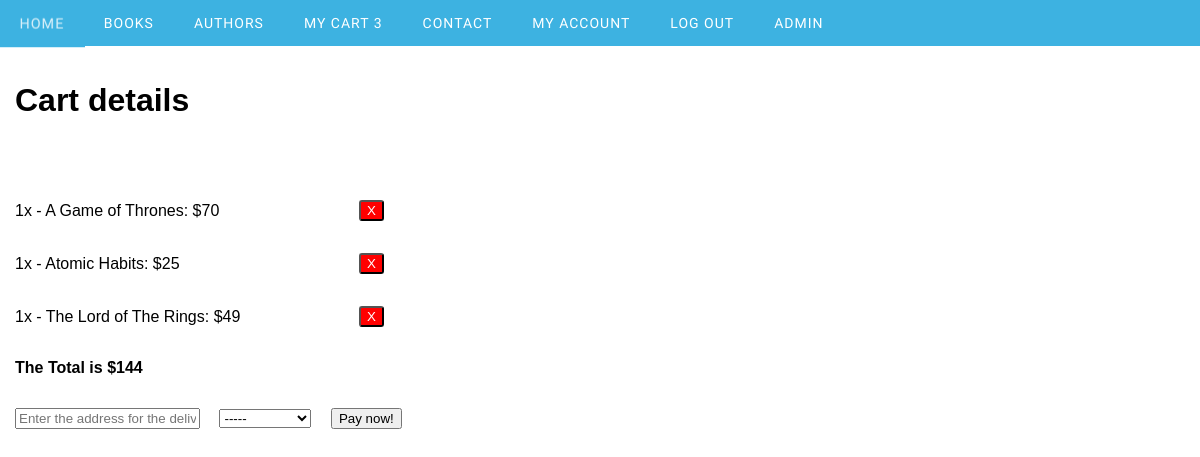
/cart_page.php (signed in), run on the app's committed database.
### tables this page shows
CREATE TABLE `order_content` (
  `order_content_id` int(11) NOT NULL,
  `item_id` int(11) NOT NULL,
  `order_id` int(11) NOT NULL,
  `quantity` int(3) DEFAULT 1
);

CREATE TABLE `items` (
  `item_id` int(3) NOT NULL,
  `poster` varchar(255) NOT NULL,
  `title` varchar(50) NOT NULL,
  `release_date` date NOT NULL,
  `author_id` int(3) NOT NULL,
  `category` varchar(50) NOT NULL,
  `format` varchar(50) NOT NULL,
  `price` int(3) NOT NULL,
  `soldNum` int(10) NOT NULL,
  `isAvailable` int(11) NOT NULL DEFAULT 1
);

### cart_page.php (the view, shortened to what this page needs)
<!DOCTYPE html>
<html lang="en">
<head>
    <link rel="stylesheet" href="styles.css">
</head>
<body>
<?php
    require "navbar.php";
    if(isset($_SESSION['userId'])) {
        echo "<h1>Cart details</h1>";
        $conn = mysqli_connect(DB_SERVER, DB_USER, DB_PASSWORD, DB_NAME);
        $user_id = $_SESSION['userId'];
        $query = "SELECT * FROM order_content oc
        INNER JOIN items i on oc.item_id = i.item_id
        INNER JOIN orders o on oc.order_id = o.order_id
        WHERE o.user_id = '$user_id' AND o.paid = 0 AND oc.quantity > 0 ORDER BY oc.order_id";
        $result = mysqli_query($conn, $query);
        $totalPrice = 0;
        while ($row = mysqli_fetch_assoc($result)) {
            echo "<div class='item'>";
            echo "<p>" .  $row['quantity'] . "x - " . $row['title'] . ": $" . $row['price'] .  '</p>';
            echo "<form method='POST' action='deleteCart.php'>";
            ?>
            <?php
            echo "<input class='deleteCart' name='deleteCart' value='X' type='submit'>";
            echo "</form>";
            echo "</div>";
            $totalPrice += $row['price'] * $row['quantity'];
        }
        if($totalPrice != 0) {
            echo '<p><strong>The Total is $' . $totalPrice . "</strong></p>";
        } else {
            echo '<p><strong>Your cart is empty</strong></p>';
        }
        if($totalPrice != 0) {
    ?>
<form action="" method="POST">
    <input type="text" name='address' placeholder="Enter the address for the delivery">
    <select name="payment" id="">
        <option value="">-----</option>
    </select>
    <input type="submit" value="Pay now!" name='pay'>
</form>
<?php } ?>
</body>
</html>
<?php } ?>

### navbar.php (shortened to what this page needs)
<div id='cssmenu'>
   <ul>
      <li class='active'><a href='index.php'>Home</a></li>
      <li><a href='products.php'>Books</a></li>
      <li><a href='authors.php'>Authors</a></li> <?php
      if (isset($_SESSION['userId'])) {
        $user_id = $_SESSION['userId'];
          ?>
      <li ><a href='cart_page.php'>My Cart <?php
      $connection = mysqli_connect(DB_SERVER, DB_USER, DB_PASSWORD,DB_NAME);
      $query = "SELECT SUM(oc.quantity) as cartNum FROM order_content oc
      INNER JOIN items i on oc.item_id = i.item_id
      INNER JOIN orders o on oc.order_id = o.order_id
      WHERE o.user_id = '$user_id' AND o.paid = 0 ORDER BY oc.order_id";
        $result = mysqli_query($connection, $query);
        $row = mysqli_fetch_array($result);
        echo $row['cartNum'];
    }
      ?>
      </a></li>
      <li><a href='contact_page.php'>Contact</a></li>
      <?php
      if (isset($_SESSION['userId'])) {
         ?>
         <li><a href='my_account.php'>My Account</a></li>
         <li><a href='logout.php'>Log Out</a></li>
      <?php
      }
      ?>
      <?php
      if (isset($_SESSION['userId'])) {
         if($_SESSION['isAdmin'] == 1) {
         ?>
         <li><a href='admin/admin.php'>Admin</a></li>
<?php
         }
        }
?>
   </ul>
</div>

### styles.css (style rules this page uses)
#cssmenu, #cssmenu ul, #cssmenu ul li, #cssmenu ul li a, #cssmenu #menu-button { margin: 0; padding: 0; border: 0; list-style: none; line-height: 1; display: block; position: relative; -webkit-box-sizing: border-box; -moz-box-sizing: border-box; box-sizing: border-box; }
#cssmenu:after, #cssmenu > ul:after { content: "."; display: block; clear: both; visibility: hidden; line-height: 0; height: 0; }
#cssmenu { width: auto; font-family: Raleway, sans-serif; line-height: 1; }
#cssmenu > ul { background: #3db2e1; }
#cssmenu > ul > li { float: left; -webkit-perspective: 1000px; -moz-perspective: 1000px; perspective: 1000px; }
#cssmenu > ul > li > a { padding: 16px 20px; font-size: 14px; color: #ffffff; letter-spacing: 1px; text-transform: uppercase; text-decoration: none; background: #3db2e1; -webkit-transition: all .3s; -moz-transition: all .3s; -o-transition: all .3s; transition: all .3s; -webkit-transform-origin: 50% 0; -moz-transform-origin: 50% 0; transform-origin: 50% 0; -webkit-transform-style: preserve-3d; -moz-transform-style: preserve-3d; transform-style: preserve-3d; }
#cssmenu > ul > li > a::before { position: absolute; top: 100%; left: 0; z-index: -1; -webkit-box-sizing: border-box; -moz-box-sizing: border-box; box-sizing: border-box; width: 100%; height: 100%; padding: 16px 20px; color: #dff2fa; background: #19799f; content: attr(data-title); -webkit-transition: background 0.3s; -moz-transition: background 0.3s; transition: background 0.3s; -webkit-transform: rotateX(-90deg); -moz-transform: rotateX(-90deg); transform: rotateX(-90deg); -webkit-transform-origin: 50% 0; -moz-transform-origin: 50% 0; transform-origin: 50% 0; -ms-transform: translateY(- -18px); }

### cart_page.php (style rules this page uses)
p { padding-left: 15px; }
input { margin: 15px; margin-bottom: 50px; }
.item { width: 400px; display: flex; justify-content: space-between; align-items: center; }
.deleteCart { background-color: red; color: white; border-radius: 3px; margin: 16px; }

### navbar.php (style rules this page uses)
h1 { margin-bottom: 50px; }
article, h1, h3, .presentation { padding: 15px; }
body, html { height: 100%; margin: 0; font-family: Arial, Helvetica, sans-serif; }

### data on the page
order_content: quantity "1", item.title "A Game of Thrones", item.price "70"
order_content: quantity "1", item.title "Atomic Habits", item.price "25"
order_content: quantity "1", item.title "The Lord of The Rings", item.price "49"

### other printed values
$row['cartNum'] "3"
$totalPrice "144"
